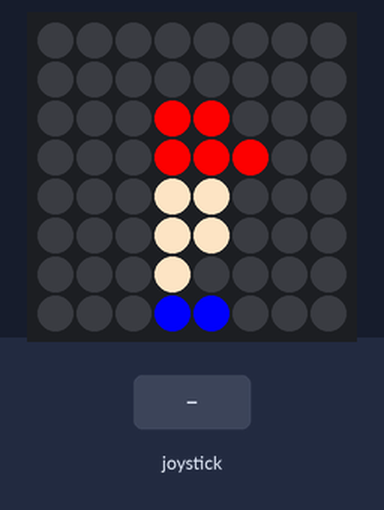
Simulated run of this program. Board: Raspberry Pi (BCM pin numbers) with a Sense HAT. Parts: the Sense HAT's 8×8 RGB LED matrix. Inputs (shaded band) come from the test bench.

Above: at 1.2 s.
1.3 s: joystick pushed up
At 1.8 s:
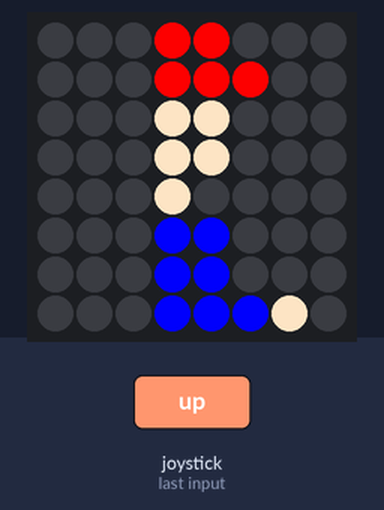
Timing chart, 0 to 4.3 s (numbered marks = the images above; inputs shaded):
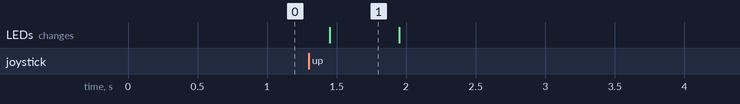

Measured:
- after the input at 1.3 s, the LEDs: change after 0.15 s (image 1)
- what the display in image 1 shows lasts 0.5 s, from 1.5 s to 2.0 s

The program:

mario.py
```python
from sense_emu import SenseHat
import sys
import time
import random

sense = SenseHat()


def main():
    sense.clear()
    r = [255,0,0]
    v = [255,226,196]
    b = [0,0,255]
    O = [0,0,0]
    mario = [O,O,O,O,O,O,O,O,
             O,O,O,O,O,O,O,O,
             O,O,O,r,r,O,O,O,
             O,O,O,r,r,r,O,O,
             O,O,O,v,v,O,O,O,
             O,O,O,v,v,O,O,O,
             O,O,O,v,O,O,O,O,
             O,O,O,b,b,O,O,O]

    mariojump =[O,O,O,r,r,O,O,O,
             O,O,O,r,r,r,O,O,
             O,O,O,v,v,O,O,O,
             O,O,O,v,v,O,O,O,
             O,O,O,v,O,O,O,O,
             O,O,O,b,b,O,O,O,
             O,O,O,b,b,O,O,O,
             O,O,O,b,b,b,v,O]

    while True:
        sense.set_pixels(mario)
        event = sense.stick.wait_for_event()
        if(event.action == 'released' and event.direction == 'up'):
            sense.set_pixels(mariojump)
            time.sleep(0.5)
try:
    main()
except (KeyboardInterrupt, SystemExit):
    print('Programma sluiten')
finally:
    print('Opkuisen van de matrix')
    sense.clear()
    sys.exit()
```
